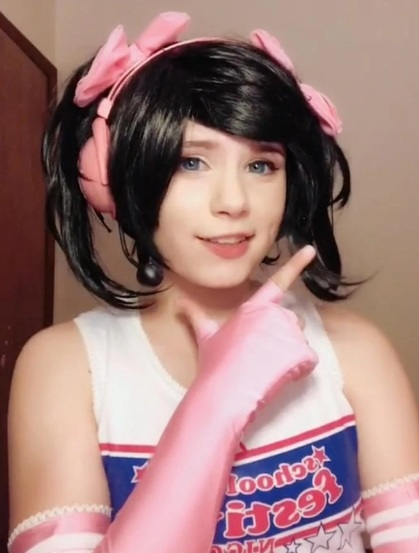
#> input picture iconbell.jpg, 419 x 553 px, found by its file name
$ python test_icon_update.py
#> lines starting #> are read from the running program, lines starting #| are printed output that depends on the picture
import os
import tkinter as tk
from PIL import Image, ImageTk

def test_icon_load():
    root = tk.Tk()
    root.withdraw()

    icon_path = "iconbell.jpg"
    if not os.path.exists(icon_path):
        print(f"FAILED: {icon_path} not found")
        return

    try:
        img = Image.open(icon_path)
#> img is the input picture: PIL image 419x553 RGB; mean R, G, B 160.8, 125.6, 122.4
        print(f"SUCCESS: Opened {icon_path} ({img.size}, {img.format})")
#| SUCCESS: Opened iconbell.jpg ((419, 553), JPEG)

        resized = img.resize((32, 32), Image.Resampling.LANCZOS)
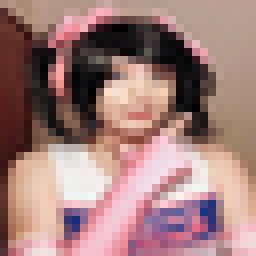
#> resized: PIL image 32x32 RGB (shown 8 times larger); mean R, G, B 160.8, 125.6, 122.4
        print(f"SUCCESS: Resized {icon_path} to 32x32")

        photo = ImageTk.PhotoImage(resized)
        print("SUCCESS: Created PhotoImage")

        root.iconphoto(True, photo)
        print("SUCCESS: Applied iconphoto to root")

    except Exception as e:
        print(f"FAILED: {e}")
    finally:
        root.destroy()

if __name__ == "__main__":
    test_icon_load()
